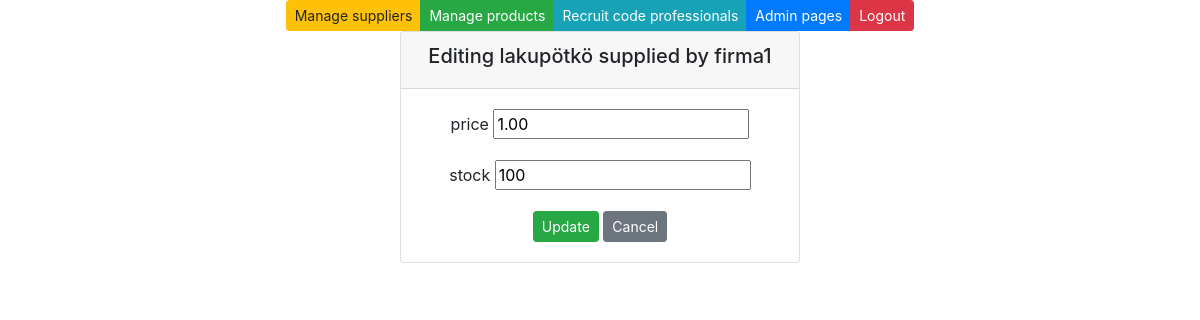
The page /edit-product-get/1/ (signed in) on the database as committed earlier.
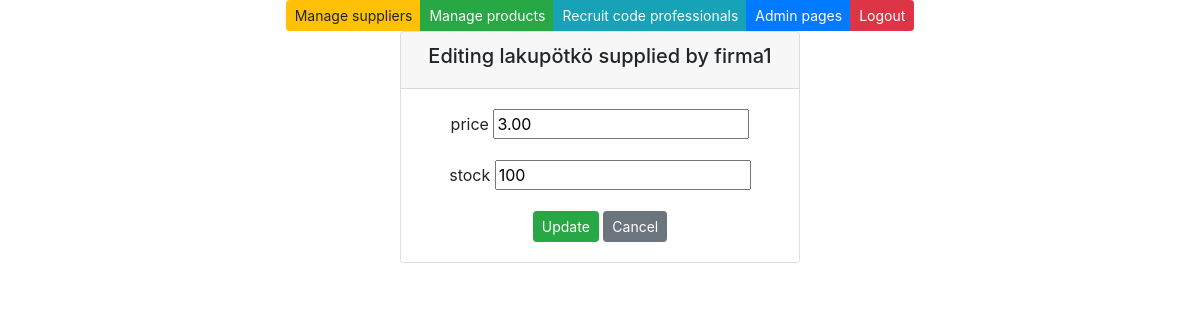
The same page on the database as committed later.
### app/models.py (models this page shows, shortened)
class Product(models.Model):
    productname = models.CharField(max_length = 20, default="laku")
    packagesize = models.CharField(max_length = 20, default=3)
    unitprice = models.DecimalField(max_digits = 8, decimal_places = 2, default=1.00)
    unitsinstock = models.IntegerField(default=3)
    supplier = models.ForeignKey(Supplier, on_delete=models.CASCADE)

class Supplier(models.Model):
    companyname = models.CharField(max_length = 50, default="firma")
    contactname = models.CharField(max_length = 50, default="firma")
    address = models.CharField(max_length = 100, default="firma")
    phone = models.CharField(max_length = 20, default="firma")
    email = models.CharField(max_length = 50, default="firma")
    country = models.CharField(max_length = 50, default="firma")

### app/views.py (the view)
# urls.py: path('edit-product-get/<int:id>/', edit_product_get),
def edit_product_get(request, id):
    if not request.user.is_authenticated:
        return render(request, 'loginpage.html')
    else:
        product = Product.objects.get(id = id)
        context = {'product': product}
        return render (request,"edit_product.html",context)

### app/templates/edit_product.html (shortened to what this page needs)
{% extends 'index.html' %}
{% block content %}
<div class="card" style="width: 25rem;">
    <div class="card-header">
        <h5>Editing {{product.productname}} supplied by {{product.supplier.companyname}}</h5>
    </div>
    <div class="card-body">
        <form method="post" action="/edit-product-post/{{product.id}}/">
            <div class="form-group">
                <label>price</label>
                <input type="number" step=".01" name="unitprice" value={{product.unitprice}}>
            </div>
            <div class="form-group">
                <label>stock</label>
                <input type="number" name="unitsinstock" value={{product.unitsinstock}}>
            </div>
            <input type="submit" value="Update" class="btn btn-success btn-sm">
            <input type="button" onclick="window.location.href='/products'" id="hide-btn"
                class="btn btn-secondary btn-sm" value="Cancel">
        </form>
    </div>
</div>
{% endblock %}

Rows that differ between the two databases and show on the page:
changed Product "lakupötkö": unitprice "1.00" → "3.00"
